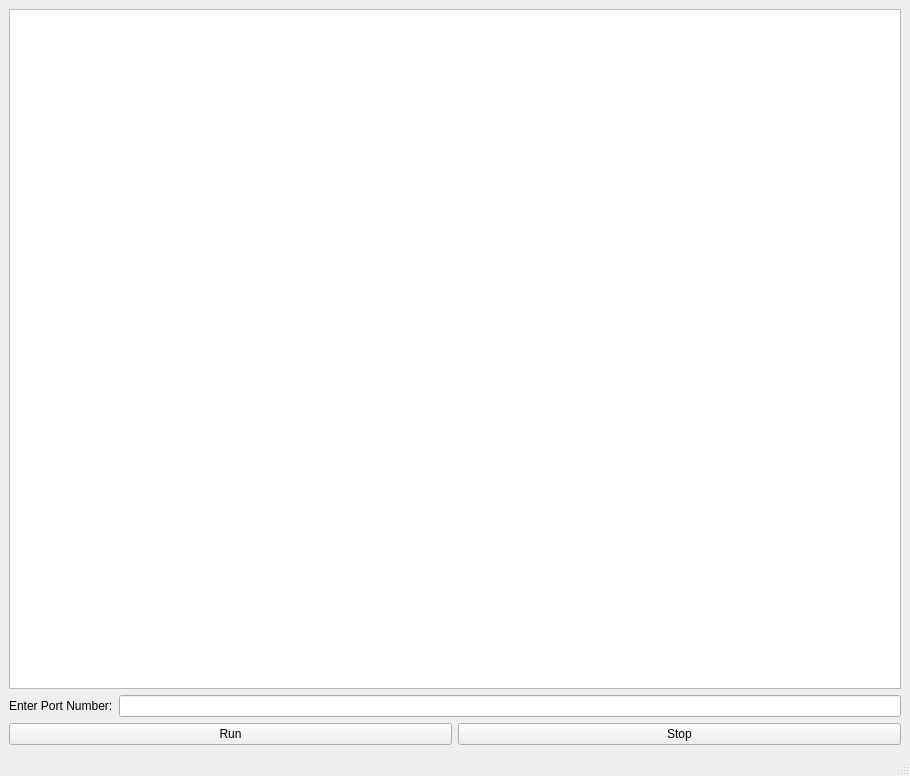
<?xml version="1.0" encoding="UTF-8"?>
<ui version="4.0">
 <class>MainWindow</class>
 <widget class="QMainWindow" name="MainWindow">
  <property name="geometry">
   <rect>
    <x>0</x>
    <y>0</y>
    <width>910</width>
    <height>776</height>
   </rect>
  </property>
  <property name="windowTitle">
   <string>MainWindow</string>
  </property>
  <widget class="QWidget" name="centralwidget">
   <layout class="QVBoxLayout" name="verticalLayout">
    <item>
     <layout class="QVBoxLayout" name="verticalLayout_2">
      <item>
       <widget class="QTextEdit" name="textEdit"/>
      </item>
      <item>
       <layout class="QHBoxLayout" name="horizontalLayout">
        <item>
         <widget class="QLabel" name="portLabel">
          <property name="text">
           <string>Enter Port Number:</string>
          </property>
         </widget>
        </item>
        <item>
         <widget class="QLineEdit" name="portEdit">
          <property name="inputMethodHints">
           <set>Qt::InputMethodHint::ImhDigitsOnly</set>
          </property>
         </widget>
        </item>
       </layout>
      </item>
      <item>
       <layout class="QHBoxLayout" name="horizontalLayout_2">
        <item>
         <widget class="QPushButton" name="runButton">
          <property name="text">
           <string>Run</string>
          </property>
         </widget>
        </item>
        <item>
         <widget class="QPushButton" name="stopButton">
          <property name="text">
           <string>Stop</string>
          </property>
         </widget>
        </item>
       </layout>
      </item>
     </layout>
    </item>
   </layout>
  </widget>
  <widget class="QMenuBar" name="menubar">
   <property name="geometry">
    <rect>
     <x>0</x>
     <y>0</y>
     <width>910</width>
     <height>24</height>
    </rect>
   </property>
  </widget>
  <widget class="QStatusBar" name="statusbar"/>
 </widget>
 <resources/>
 <connections/>
</ui>
